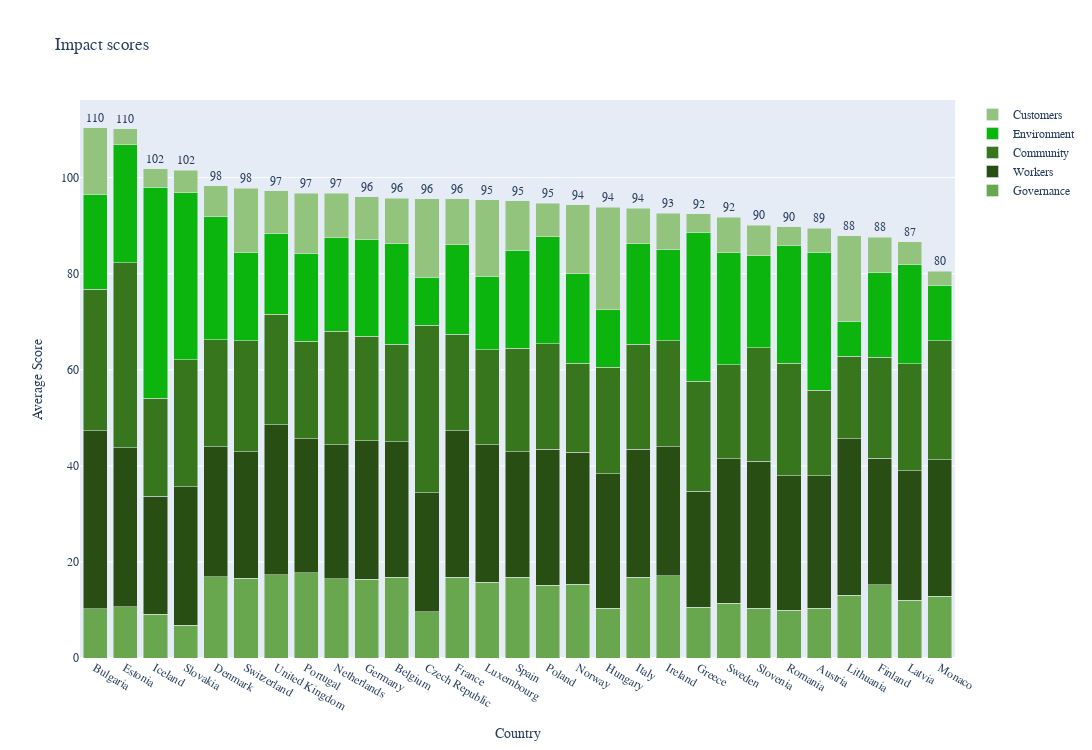

The notebook cell this image was saved under:
### Code cell
# Visualizing european countries by score


# Filtering on european countries
european_countries = [
    "France", "Germany", "Italy", "Spain", "United Kingdom", "Netherlands",
    "Belgium", "Sweden", "Norway", "Denmark", "Finland", "Poland", "Portugal",
    "Greece", "Austria", "Ireland", "Czech Republic", "Hungary", "Switzerland",
    "Slovakia", "Slovenia", "Croatia", "Estonia", "Latvia", "Lithuania", "Bulgaria",
    "Iceland", "Denmark", "Switzerland", "Luxembourg", "Ireland", "Norway", "Monaco",
    "Sweden", "Romania"
]
bcorps_europe = bcorps[bcorps['Country'].isin(european_countries)]

# Calculating mean per country for each subscore
means_df = bcorps_europe.groupby('Country')[
    [
        "Subscore - Governance",
        "Subscore - Workers",
        "Subscore - Community",
        "Subscore - Environment",
        "Subscore - Customers"
    ]
].mean()

# Calculating total score for sorting
means_df['Total'] = means_df.sum(axis=1)

# Sorting by total score descending
means_df = means_df.sort_values(by='Total', ascending=False)

# Using index as countries list to ensure alignment
countries = means_df.index.tolist()

subscore_columns = [
    "Subscore - Governance",
    "Subscore - Workers",
    "Subscore - Community",
    "Subscore - Environment",
    "Subscore - Customers"
]

colors = {
    "Subscore - Governance": "#69a74e",
    "Subscore - Workers": "#284e13",
    "Subscore - Community": "#38761d",
    "Subscore - Environment": "#0bb50d",
    "Subscore - Customers": "#93c47d"
}

legend_names = {
    "Subscore - Governance": "Governance",
    "Subscore - Workers": "Workers",
    "Subscore - Community": "Community",
    "Subscore - Environment": "Environment",
    "Subscore - Customers": "Customers"
}

fig = go.Figure()

# Adding a bar trace for each subscore's mean
for col in subscore_columns:
    fig.add_trace(go.Bar(
        x=countries,
        y=means_df[col].values,  # ensure proper data shape here
        name=legend_names[col],
        marker=dict(color=colors[col])
    ))

# Using the total which is already present in the column 'Total' in dataframe means_df
totals = means_df['Total'].values

# Adding annotations
for i, total in enumerate(totals):
    fig.add_annotation(
        x=countries[i],
        y=total,
        text=f"{total:.0f}",
        showarrow=False,
        yshift=10,
        font=dict(family="Georgia")
    )

fig.update_layout(
    width=1100,
    height=750,
    barmode='stack',
    title='Impact scores',
    xaxis_title='Country',
    yaxis_title='Average Score',
    xaxis={'categoryorder':'array', 'categoryarray': countries},
    font=dict(family="Georgia")
)

fig.update_traces(
    hovertemplate='%{x}: %{y:.0f} <extra></extra>'
)

fig.show()

### Figure 1 — Plotly figure (JSON) as saved in the notebook; plotly's stock layout.template omitted (floating-point values rounded to 4 significant figures)
{"data": [{"hovertemplate": "%{x}: %{y:.0f} <extra></extra>", "marker": {"color": "#69a74e"}, "name": "Governance", "type": "bar", "x": ["Bulgaria", "Estonia", "Iceland", "Slovakia", "Denmark", "Switzerland", "United Kingdom", "Portugal", "Netherlands", "Germany", "Belgium", "Czech Republic", "France", "Luxembourg", "Spain", "Poland", "Norway", "Hungary", "Italy", "Ireland", "Greece", "Sweden", "Slovenia", "Romania", "Austria", "Lithuania", "Finland", "Latvia", "Monaco"], "y": [10.23, 10.7, 9.15, 6.8, 16.89, 16.57, 17.35, 17.74, 16.46, 16.45, 16.82, 9.633, 16.84, 15.75, 16.82, 15.12, 15.31, 10.4, 16.82, 17.09, 10.52, 11.39, 10.37, 9.94, 10.4, 13.05, 15.21, 12.07, 12.9]}, {"hovertemplate": "%{x}: %{y:.0f} <extra></extra>", "marker": {"color": "#284e13"}, "name": "Workers", "type": "bar", "x": ["Bulgaria", "Estonia", "Iceland", "Slovakia", "Denmark", "Switzerland", "United Kingdom", "Portugal", "Netherlands", "Germany", "Belgium", "Czech Republic", "France", "Luxembourg", "Spain", "Poland", "Norway", "Hungary", "Italy", "Ireland", "Greece", "Sweden", "Slovenia", "Romania", "Austria", "Lithuania", "Finland", "Latvia", "Monaco"], "y": [37.04, 33.1, 24.5, 28.8, 27.1, 26.34, 31.22, 27.88, 27.91, 28.81, 28.22, 24.75, 30.47, 28.68, 26.09, 28.35, 27.51, 28, 26.66, 26.85, 24.23, 30.12, 30.57, 28.04, 27.52, 32.6, 26.4, 26.9, 28.4]}, {"hovertemplate": "%{x}: %{y:.0f} <extra></extra>", "marker": {"color": "#38761d"}, "name": "Community", "type": "bar", "x": ["Bulgaria", "Estonia", "Iceland", "Slovakia", "Denmark", "Switzerland", "United Kingdom", "Portugal", "Netherlands", "Germany", "Belgium", "Czech Republic", "France", "Luxembourg", "Spain", "Poland", "Norway", "Hungary", "Italy", "Ireland", "Greece", "Sweden", "Slovenia", "Romania", "Austria", "Lithuania", "Finland", "Latvia", "Monaco"], "y": [29.47, 38.5, 20.45, 26.5, 22.26, 23.13, 23.04, 20.36, 23.68, 21.77, 20.28, 34.87, 20.07, 19.75, 21.6, 21.91, 18.59, 22.1, 21.82, 22.09, 22.88, 19.54, 23.7, 23.38, 17.77, 17.2, 21.05, 22.3, 24.7]}, {"hovertemplate": "%{x}: %{y:.0f} <extra></extra>", "marker": {"color": "#0bb50d"}, "name": "Environment", "type": "bar", "x": ["Bulgaria", "Estonia", "Iceland", "Slovakia", "Denmark", "Switzerland", "United Kingdom", "Portugal", "Netherlands", "Germany", "Belgium", "Czech Republic", "France", "Luxembourg", "Spain", "Poland", "Norway", "Hungary", "Italy", "Ireland", "Greece", "Sweden", "Slovenia", "Romania", "Austria", "Lithuania", "Finland", "Latvia", "Monaco"], "y": [19.77, 24.53, 43.95, 34.8, 25.61, 18.39, 16.78, 18.24, 19.38, 20.11, 20.87, 10.07, 18.61, 15.29, 20.39, 22.34, 18.58, 12.05, 21.09, 19.02, 30.98, 23.33, 19.13, 24.58, 28.79, 7.3, 17.51, 20.67, 11.6]}, {"hovertemplate": "%{x}: %{y:.0f} <extra></extra>", "marker": {"color": "#93c47d"}, "name": "Customers", "type": "bar", "x": ["Bulgaria", "Estonia", "Iceland", "Slovakia", "Denmark", "Switzerland", "United Kingdom", "Portugal", "Netherlands", "Germany", "Belgium", "Czech Republic", "France", "Luxembourg", "Spain", "Poland", "Norway", "Hungary", "Italy", "Ireland", "Greece", "Sweden", "Slovenia", "Romania", "Austria", "Lithuania", "Finland", "Latvia", "Monaco"], "y": [13.85, 3.367, 3.8, 4.6, 6.486, 13.36, 8.874, 12.55, 9.286, 8.847, 9.536, 16.3, 9.594, 15.94, 10.25, 6.982, 14.4, 21.3, 7.268, 7.522, 3.875, 7.348, 6.333, 3.82, 5, 17.8, 7.39, 4.733, 2.9]}], "layout": {"annotations": [{"font": {"family": "Georgia"}, "showarrow": false, "text": "110", "x": "Bulgaria", "y": 110.4, "yshift": 10}, {"font": {"family": "Georgia"}, "showarrow": false, "text": "110", "x": "Estonia", "y": 110.2, "yshift": 10}, {"font": {"family": "Georgia"}, "showarrow": false, "text": "102", "x": "Iceland", "y": 101.9, "yshift": 10}, {"font": {"family": "Georgia"}, "showarrow": false, "text": "102", "x": "Slovakia", "y": 101.5, "yshift": 10}, {"font": {"family": "Georgia"}, "showarrow": false, "text": "98", "x": "Denmark", "y": 98.35, "yshift": 10}, {"font": {"family": "Georgia"}, "showarrow": false, "text": "98", "x": "Switzerland", "y": 97.8, "yshift": 10}, {"font": {"family": "Georgia"}, "showarrow": false, "text": "97", "x": "United Kingdom", "y": 97.27, "yshift": 10}, {"font": {"family": "Georgia"}, "showarrow": false, "text": "97", "x": "Portugal", "y": 96.77, "yshift": 10}, {"font": {"family": "Georgia"}, "showarrow": false, "text": "97", "x": "Netherlands", "y": 96.72, "yshift": 10}, {"font": {"family": "Georgia"}, "showarrow": false, "text": "96", "x": "Germany", "y": 95.99, "yshift": 10}, {"font": {"family": "Georgia"}, "showarrow": false, "text": "96", "x": "Belgium", "y": 95.73, "yshift": 10}, {"font": {"family": "Georgia"}, "showarrow": false, "text": "96", "x": "Czech Republic", "y": 95.62, "yshift": 10}, {"font": {"family": "Georgia"}, "showarrow": false, "text": "96", "x": "France", "y": 95.58, "yshift": 10}, {"font": {"family": "Georgia"}, "showarrow": false, "text": "95", "x": "Luxembourg", "y": 95.41, "yshift": 10}, {"font": {"family": "Georgia"}, "showarrow": false, "text": "95", "x": "Spain", "y": 95.15, "yshift": 10}, {"font": {"family": "Georgia"}, "showarrow": false, "text": "95", "x": "Poland", "y": 94.7, "yshift": 10}, {"font": {"family": "Georgia"}, "showarrow": false, "text": "94", "x": "Norway", "y": 94.39, "yshift": 10}, {"font": {"family": "Georgia"}, "showarrow": false, "text": "94", "x": "Hungary", "y": 93.85, "yshift": 10}, {"font": {"family": "Georgia"}, "showarrow": false, "text": "94", "x": "Italy", "y": 93.66, "yshift": 10}, {"font": {"family": "Georgia"}, "showarrow": false, "text": "93", "x": "Ireland", "y": 92.57, "yshift": 10}, {"font": {"family": "Georgia"}, "showarrow": false, "text": "92", "x": "Greece", "y": 92.47, "yshift": 10}, {"font": {"family": "Georgia"}, "showarrow": false, "text": "92", "x": "Sweden", "y": 91.74, "yshift": 10}, {"font": {"family": "Georgia"}, "showarrow": false, "text": "90", "x": "Slovenia", "y": 90.1, "yshift": 10}, {"font": {"family": "Georgia"}, "showarrow": false, "text": "90", "x": "Romania", "y": 89.76, "yshift": 10}, {"font": {"family": "Georgia"}, "showarrow": false, "text": "89", "x": "Austria", "y": 89.49, "yshift": 10}, {"font": {"family": "Georgia"}, "showarrow": false, "text": "88", "x": "Lithuania", "y": 87.95, "yshift": 10}, {"font": {"family": "Georgia"}, "showarrow": false, "text": "88", "x": "Finland", "y": 87.56, "yshift": 10}, {"font": {"family": "Georgia"}, "showarrow": false, "text": "87", "x": "Latvia", "y": 86.67, "yshift": 10}, {"font": {"family": "Georgia"}, "showarrow": false, "text": "80", "x": "Monaco", "y": 80.5, "yshift": 10}], "barmode": "stack", "font": {"family": "Georgia"}, "height": 750, "title": {"text": "Impact scores"}, "width": 1100, "xaxis": {"categoryarray": ["Bulgaria", "Estonia", "Iceland", "Slovakia", "Denmark", "Switzerland", "United Kingdom", "Portugal", "Netherlands", "Germany", "Belgium", "Czech Republic", "France", "Luxembourg", "Spain", "Poland", "Norway", "Hungary", "Italy", "Ireland", "Greece", "Sweden", "Slovenia", "Romania", "Austria", "Lithuania", "Finland", "Latvia", "Monaco"], "categoryorder": "array", "title": {"text": "Country"}}, "yaxis": {"title": {"text": "Average Score"}}}}
